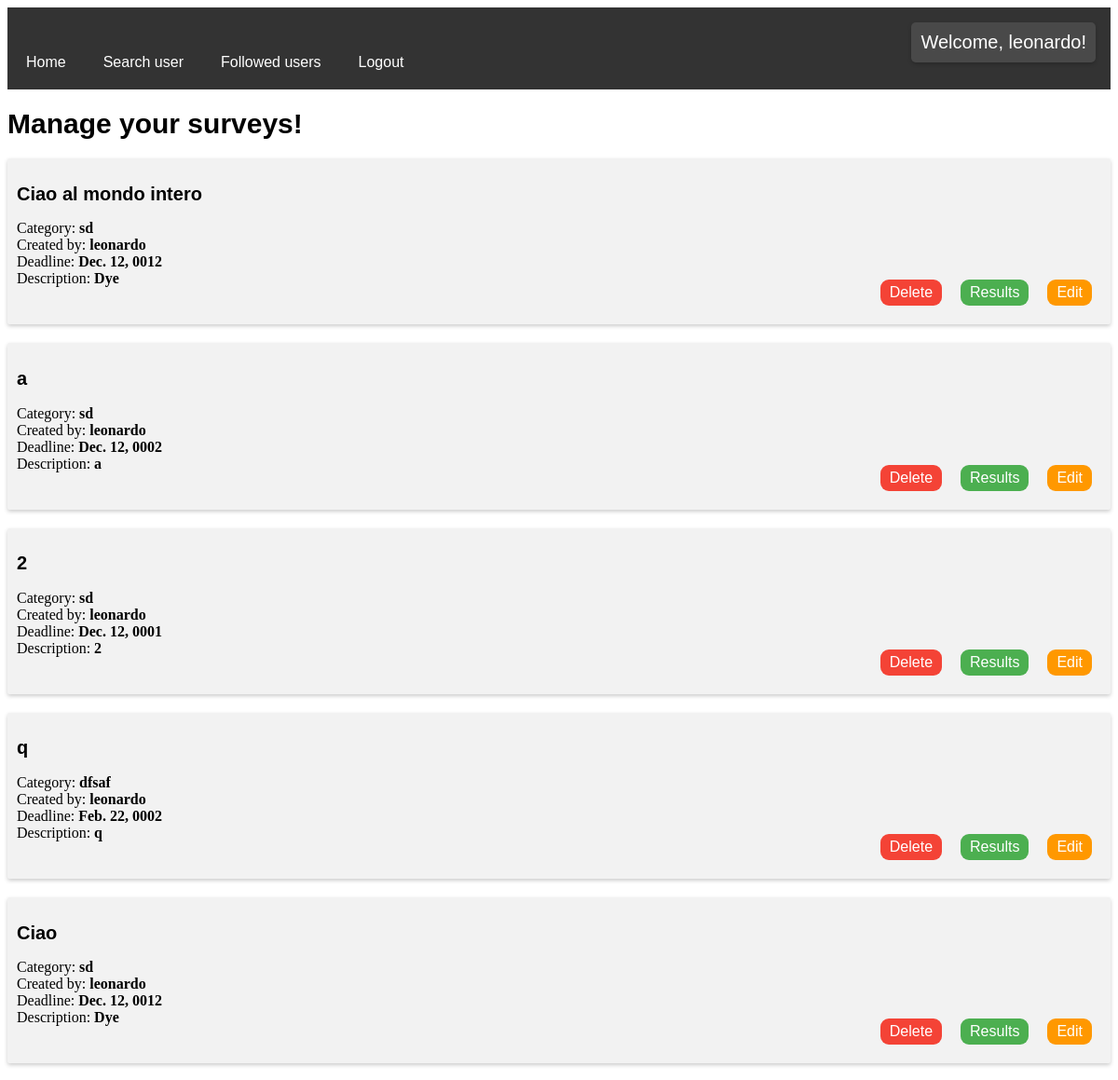
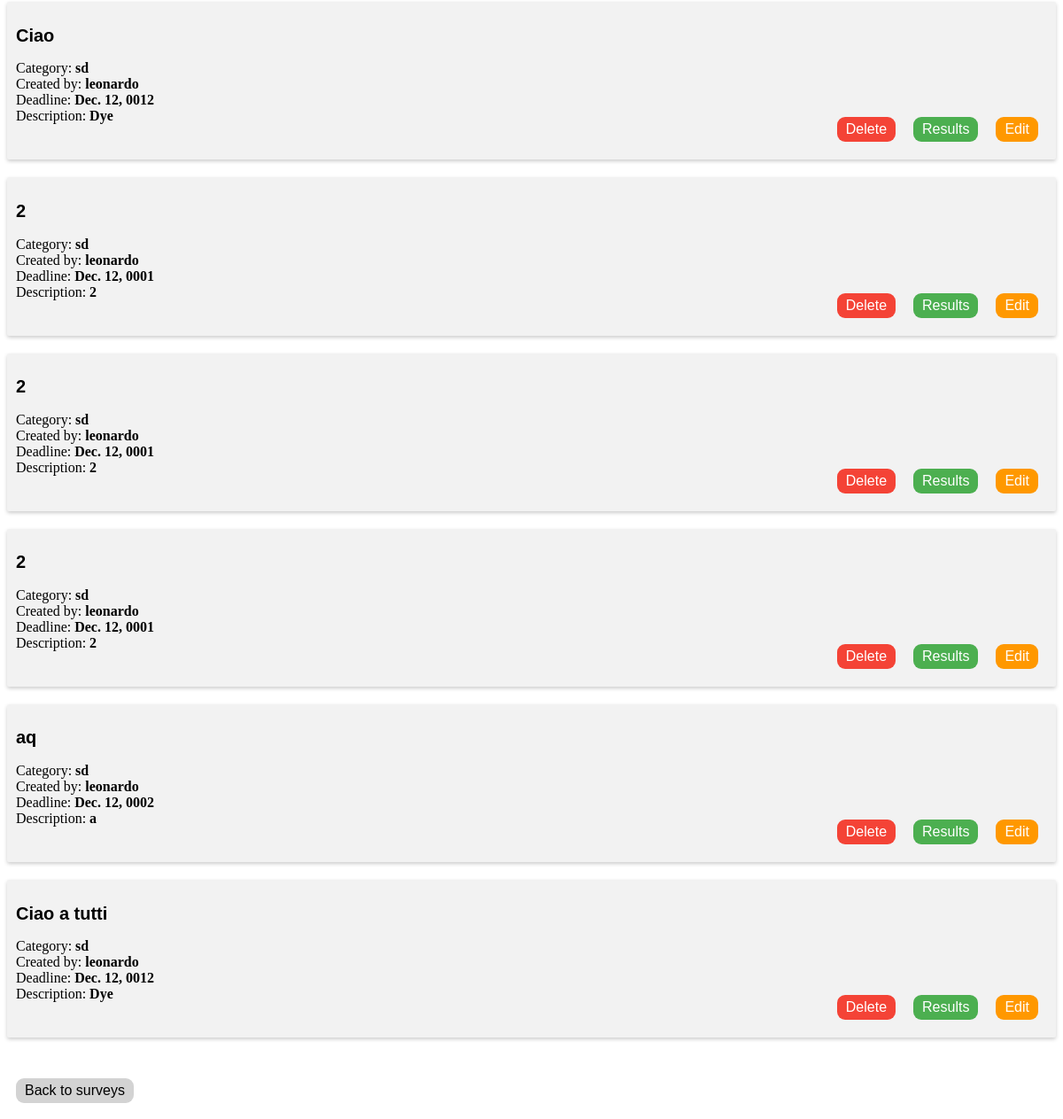
The page /manageSurveys/ (signed in) on the database as committed earlier (2 pictures, top to bottom).
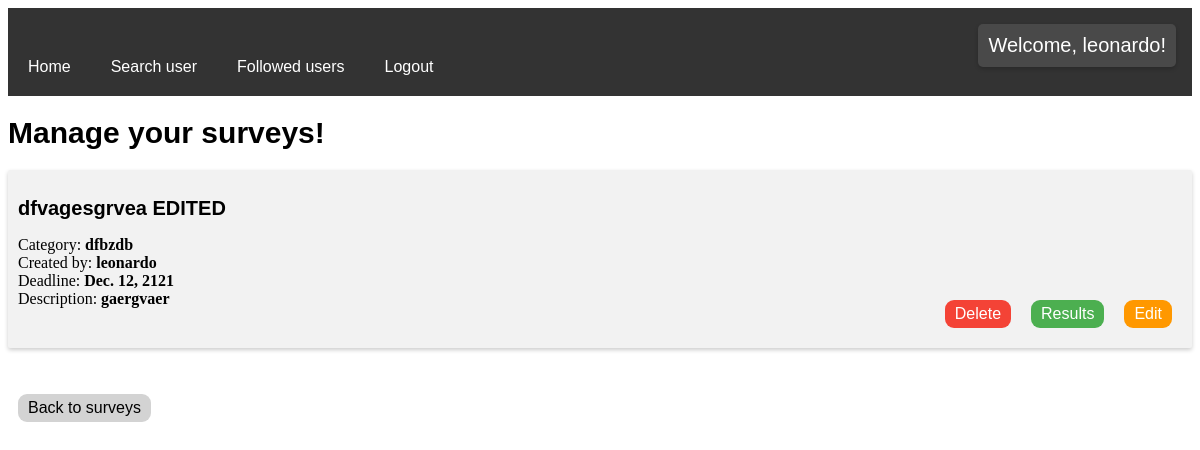
The same page on the database as committed later.
### surveys/models.py (models this page shows, shortened)
class Survey(models.Model):
    id = models.AutoField(primary_key=True)
    name = models.CharField(max_length=50)
    description = models.CharField(max_length=200)
    user = models.ForeignKey(User, on_delete=models.CASCADE, null=True)
    category = models.ForeignKey(Category, on_delete=models.CASCADE, null=True)
    deadline = models.DateField(null=True)

class Category(models.Model):
    id = models.AutoField(primary_key=True)
    name = models.CharField(max_length=50)
    user = models.ForeignKey(User, on_delete=models.CASCADE, null=True)
    def __str__(self):
        return self.name

### surveys/views.py (the view)
# urls.py: path('manageSurveys/', views.ManageSurveys.as_view(), name='manageSurveys'),
class ManageSurveys(ListView):
    model = Survey
    template_name = 'manageSurveys.html'
    context_object_name = 'surveys'
    def get_context_data(self, *, object_list=None, **kwargs):
        context = super().get_context_data(**kwargs)
        context['owned_surveys'] = Survey.objects.filter(user=self.request.user)
        return context

### templates/manageSurveys.html (shortened to what this page needs)
{% extends 'base.html' %}
{% block content %}
<h1>Manage your surveys!</h1>
<ul class="card">
{% for survey in owned_surveys %}
    <li>
        <h2>{{ survey.name }} </h2>
        Category: <b>{{ survey.category }}</b> <br>
        Created by: <b>{{ survey.user }}</b> <br>
        Deadline: <b>{{ survey.deadline }}</b> <br>
        Description: <b>{{ survey.description }}</b>
        <a href="{% url 'viewSurvey' survey.id %}">
            <button class="edit" type="button">Edit</button>
        </a>
        <a href="{% url 'viewResponses' survey.id %}">
            <button  class="open" type="button">Results</button>
        </a>
        <a href="{% url 'deleteSurvey' survey.id %}">
            <button class="delete" type="button">Delete</button>
        </a>
    </li>
{% endfor %}
</ul>
    <a href="{% url 'index' %}">
        <button class="home" type="button">Back to surveys</button>
    </a>
{% endblock %}

Rows that differ between the two databases and show on the page:
removed Survey: name "Ciao al mondo intero", category "sd", user "leonardo", deadline "Dec. 12, 0012", description "Dye"
removed Survey: name "a", category "sd", user "leonardo", deadline "Dec. 12, 0002", description "a"
removed Survey: name "2", category "sd", user "leonardo", deadline "Dec. 12, 0001", description "2"
removed Survey: name "q", category "dfsaf", user "leonardo", deadline "Feb. 22, 0002", description "q"
removed Survey: name "Ciao", category "sd", user "leonardo", deadline "Dec. 12, 0012", description "Dye"
removed Survey: name "Ciao", category "sd", user "leonardo", deadline "Dec. 12, 0012", description "Dye"
removed Survey: name "2", category "sd", user "leonardo", deadline "Dec. 12, 0001", description "2"
removed Survey: name "2", category "sd", user "leonardo", deadline "Dec. 12, 0001", description "2"
removed Survey: name "2", category "sd", user "leonardo", deadline "Dec. 12, 0001", description "2"
removed Survey: name "aq", category "sd", user "leonardo", deadline "Dec. 12, 0002", description "a"
removed Survey: name "Ciao a tutti", category "sd", user "leonardo", deadline "Dec. 12, 0012", description "Dye"
added Survey: name "dfvagesgrvea EDITED", category "dfbzdb", user "leonardo", deadline "Dec. 12, 2121", description "gaergvaer"
